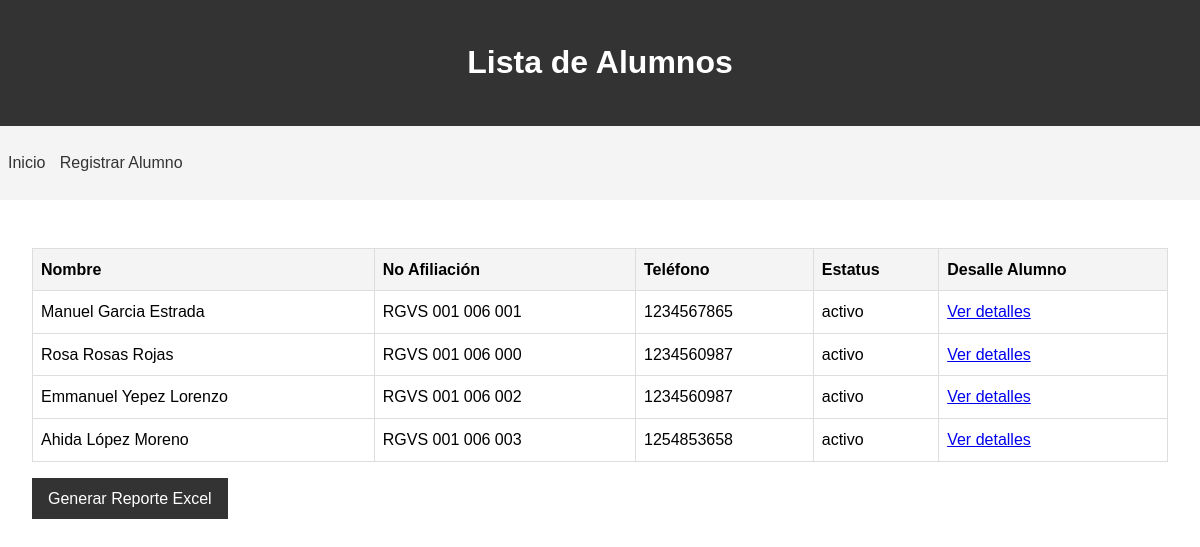
/alumnos, run on the app's committed database.
### app.py (models this page shows)
class Alumno(Base):
    __tablename__ = 'alumnos'
    id = Column(Integer, primary_key=True)
    apaterno = Column(String(50), nullable=False)
    apmaterno = Column(String(50), nullable=False)
    nombre = Column(String(50), nullable=False)
    fbday = Column(Date, nullable=False)
    curp = Column(String(18), unique=True, nullable=False)
    calle = Column(String(100), nullable=True)
    numero = Column(String(10), nullable=False)
    colonia = Column(String(100), nullable=False)
    email = Column(String(100), nullable=False)
    telefono = Column(String(15), nullable=False)
    numafiliacion = Column(String(20), unique=True, nullable=True)
    estatus = Column(String(10), nullable=False)
    pagos = relationship("Pago", back_populates="alumno")

### app.py (the view)
@app.route('/alumnos')
def lista_alumnos():
    session = Session()
    try:
        alumnos = session.query(Alumno).all()
        return render_template('lista_alumnos.html', alumnos=alumnos)
    except Exception as e:
        return f"Error: {str(e)}"
    finally:
        session.close()

### templates/lista_alumnos.html (shortened to what this page needs)
<!DOCTYPE html>
<html lang="es">
<head>
    <link rel="stylesheet" href="{{ url_for('static', filename='css/styles.css') }}">
</head>
<body>
    <header>
        <h1>Lista de Alumnos</h1>
    </header>
    <nav>
        <ul>
            <li><a href="{{ url_for('index') }}">Inicio</a></li>
            <li><a href="{{ url_for('registro') }}">Registrar Alumno</a></li>
        </ul>
    </nav>
    <main>
        <table>
            <thead>
                <tr>
                    <th>Nombre</th>
                    <th>No Afiliación</th>
                    <th>Teléfono</th>
                    <th>Estatus</th>
                    <th>Desalle Alumno</th>
                </tr>
            </thead>
            <tbody>
                {% for alumno in alumnos %}
                <tr>
                    <td>{{ alumno.nombre }} {{ alumno.apaterno }} {{ alumno.apmaterno }}</td>
                    <td>{{ alumno.numafiliacion }}</td>
                    <td>{{ alumno.telefono }}</td>
                    <td>{{ alumno.estatus }}</td>
                    <td>
                        <a href="{{ url_for('detalle_alumno', id=alumno.id) }}">Ver detalles</a>
                    </td>
                </tr>
                {% endfor %}
            </tbody>
        </table>
        <a href="{{ url_for('generar_reporte') }}" class="button">Generar Reporte Excel</a>
    </main>
</body>
</html>

### static/css/styles.css (style rules this page uses)
body { font-family: Arial, sans-serif; line-height: 1.6; margin: 0; padding: 0; }
header { background-color: #333; color: #fff; text-align: center; padding: 1rem; }
nav { background-color: #f4f4f4; padding: 0.5rem; }
nav ul { list-style-type: none; padding: 0; }
nav ul li { display: inline; margin-right: 10px; }
nav ul li a { text-decoration: none; color: #333; }
main { padding: 2rem; }
table { width: 100%; border-collapse: collapse; margin-top: 1rem; }
th, td { border: 1px solid #ddd; padding: 0.5rem; text-align: left; }
th { background-color: #f4f4f4; }
.button { display: inline-block; padding: 0.5rem 1rem; background-color: #333; color: #fff; text-decoration: none; margin-top: 1rem; }

### data on the page
Alumno: nombre "Manuel", apaterno "Garcia", apmaterno "Estrada", numafiliacion "RGVS 001 006 001", telefono "1234567865", estatus "activo"
Alumno: nombre "Rosa", apaterno "Rosas", apmaterno "Rojas", numafiliacion "RGVS 001 006 000", telefono "1234560987", estatus "activo"
Alumno: nombre "Emmanuel", apaterno "Yepez", apmaterno "Lorenzo", numafiliacion "RGVS 001 006 002", telefono "1234560987", estatus "activo"
Alumno: nombre "Ahida", apaterno "López", apmaterno "Moreno", numafiliacion "RGVS 001 006 003", telefono "1254853658", estatus "activo"
